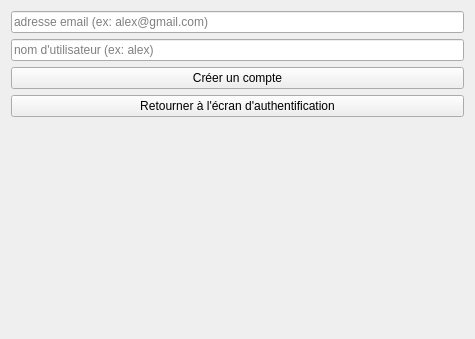
<?xml version="1.0" encoding="UTF-8"?>
<ui version="4.0">
 <class>Form</class>
 <widget class="QWidget" name="Form">
  <property name="geometry">
   <rect>
    <x>0</x>
    <y>0</y>
    <width>475</width>
    <height>339</height>
   </rect>
  </property>
  <property name="windowTitle">
   <string>Form</string>
  </property>
  <layout class="QVBoxLayout" name="verticalLayout">
   <item>
    <widget class="QLineEdit" name="emailInput">
     <property name="placeholderText">
      <string>adresse email (ex: alex@gmail.com)</string>
     </property>
    </widget>
   </item>
   <item>
    <widget class="QLineEdit" name="usernameInput">
     <property name="text">
      <string/>
     </property>
     <property name="placeholderText">
      <string>nom d'utilisateur (ex: alex)</string>
     </property>
    </widget>
   </item>
   <item>
    <widget class="QPushButton" name="createAccountButton">
     <property name="text">
      <string>Créer un compte</string>
     </property>
    </widget>
   </item>
   <item>
    <widget class="QPushButton" name="backButton">
     <property name="text">
      <string>Retourner à l'écran d'authentification</string>
     </property>
    </widget>
   </item>
   <item>
    <widget class="QLabel" name="signUpStatusLabel">
     <property name="enabled">
      <bool>false</bool>
     </property>
     <property name="text">
      <string/>
     </property>
    </widget>
   </item>
  </layout>
 </widget>
 <resources/>
 <connections/>
</ui>
